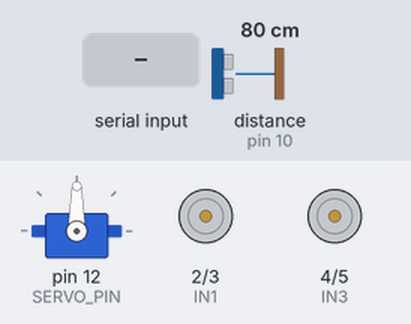
Simulated run of this sketch. Board: Arduino Uno, built with avr-gcc and run on an emulated ATmega328P. Parts: servo, motor-driver pin pairs drawn as motors (green arrow = first pin HIGH = forward, orange = second pin HIGH = backward, longer = more drive, scaled by the enable pin). Wiring (inferred from the names in the program): ultrasonic range finder: trigger pin 9; echo pin 10. The inputs (shaded band) are chosen by the test bench; at power-on: distance to the obstacle (sensor on pin 10) 80 cm. The echo pulse lasts 58.3 µs per cm.

Above: at 1.14 s.
1.6 s: distance to the obstacle (sensor on pin 10) set to 74 cm
At 2.35 s:
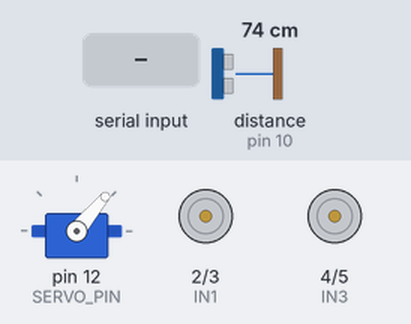
4.6 s: distance to the obstacle (sensor on pin 10) set to 67 cm
At 5.35 s:
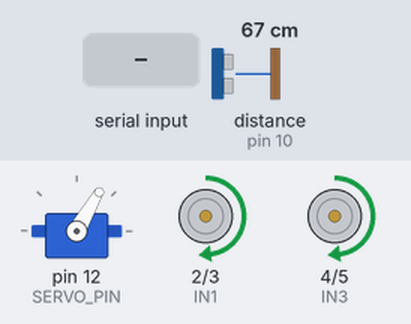
At 6.09 s:
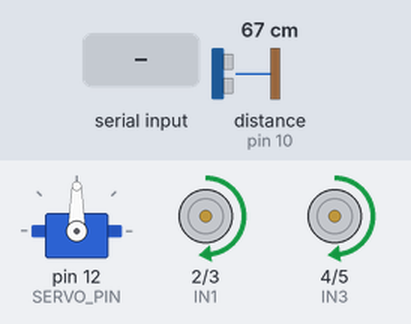
7.6 s: "F" received over Serial
At 7.69 s:
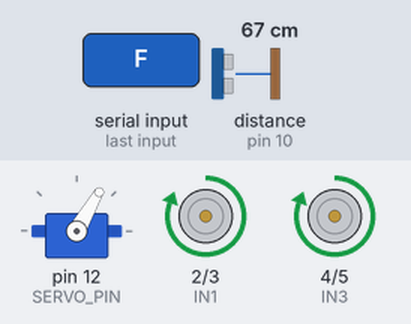
10.6 s: "B" received over Serial
13.6 s: "L" received over Serial
16.6 s: "R" received over Serial
Timing chart, 0 to 20.6 s (numbered marks = the images above; inputs shaded):
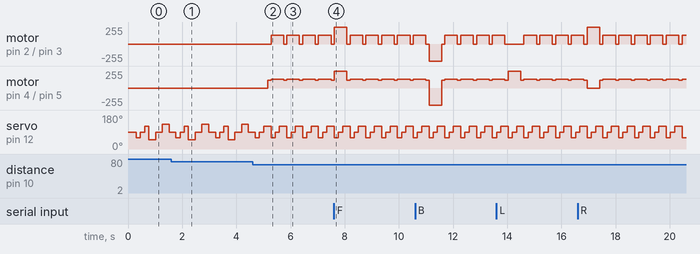

Measured:
- the behaviour switches between 72 and 71 cm on distance to the obstacle (sensor on pin 10) (found by bisection; images 1 and 2)
- after the input at 4.6 s, motor on pin 2 (IN1) / pin 3 (IN2): alternates forward 130/255 for 0.46 s and stopped for 0.12 s, starting after 0.68 s; motor on pin 4 (IN3) / pin 5 (IN4): alternates forward 130/255 for 0.46 s and forward 120/255 for 0.12 s, starting after 0.56 s
- by itself, servo on pin 12 (SERVO_PIN): repeats every 0.58 s: 60° 0.15 s, 90° 0.15 s, 120° 0.27 s

The sketch:

RC_car_auto_manual_hybrid.ino
```cpp
#include <Servo.h>

// ---------------- MOTOR PINS ----------------
int IN1 = 2;   // Left motor
int IN2 = 3;
int IN3 = 4;   // Right motor
int IN4 = 5;

int ENA = 6;   // PWM Left motor
int ENB = 11;  // PWM Right motor

// ---------------- SERVO + ULTRASONIC ----------------
#define TRIG 9
#define ECHO 10
#define SERVO_PIN 12

Servo head;

// ---------------- SPEED VALUES ----------------
int manualSpeed = 255;
int followSpeed = 130;
int turnSpeed   = 120;

// ---------------- FOLLOW DISTANCE RANGE ----------------
int minDist = 20;   // too close → back up
int maxDist = 70;   // too far → stop following

// ---------------- MODES ----------------
bool manualMode = true;
char command;

// ---------------- IDLE SCANNING ----------------
unsigned long lastSeenTime = 0;


// =========================================================
//                     ULTRASONIC
// =========================================================
long getDistance() {
  digitalWrite(TRIG, LOW);
  delayMicroseconds(2);
  digitalWrite(TRIG, HIGH);
  delayMicroseconds(10);
  digitalWrite(TRIG, LOW);

  long duration = pulseIn(ECHO, HIGH, 20000);
  if (duration == 0) return 999;
  return duration * 0.034 / 2;
}


// =========================================================
//                     MOTOR FUNCTIONS
// =========================================================
void stopMotors() {
  analogWrite(ENA, 0);
  analogWrite(ENB, 0);
  digitalWrite(IN1, LOW);
  digitalWrite(IN2, LOW);
  digitalWrite(IN3, LOW);
  digitalWrite(IN4, LOW);
}

void forward(int spd) {
  analogWrite(ENA, spd);
  analogWrite(ENB, spd);
  digitalWrite(IN1, HIGH);
  digitalWrite(IN2, LOW);
  digitalWrite(IN3, HIGH);
  digitalWrite(IN4, LOW);
}

void backward(int spd) {
  analogWrite(ENA, spd);
  analogWrite(ENB, spd);
  digitalWrite(IN1, LOW);
  digitalWrite(IN2, HIGH);
  digitalWrite(IN3, LOW);
  digitalWrite(IN4, HIGH);
}

void leftTurn(int spd) {
  analogWrite(ENA, 0);
  analogWrite(ENB, spd);
  digitalWrite(IN1, LOW);
  digitalWrite(IN2, LOW);
  digitalWrite(IN3, HIGH);
  digitalWrite(IN4, LOW);
}

void rightTurn(int spd) {
  analogWrite(ENA, spd);
  analogWrite(ENB, 0);
  digitalWrite(IN1, HIGH);
  digitalWrite(IN2, LOW);
  digitalWrite(IN3, LOW);
  digitalWrite(IN4, LOW);
}


// =========================================================
//                     IDLE LOOK AROUND
// =========================================================
void idleScan() {
  head.write(50); delay(250);
  head.write(90); delay(250);
  head.write(130); delay(250);
  head.write(90); delay(250);
}


// =========================================================
//                         SETUP
// =========================================================
void setup() {
  Serial.begin(9600);

  pinMode(IN1, OUTPUT);
  pinMode(IN2, OUTPUT);
  pinMode(IN3, OUTPUT);
  pinMode(IN4, OUTPUT);
  pinMode(ENA, OUTPUT);
  pinMode(ENB, OUTPUT);

  pinMode(TRIG, OUTPUT);
  pinMode(ECHO, INPUT);

  head.attach(SERVO_PIN);
  head.write(90);
  delay(300);

  stopMotors();
}


// =========================================================
//                         LOOP
// =========================================================
void loop() {

  // ---------------- BLUETOOTH COMMANDS ----------------
  if (Serial.available()) {
    command = toupper(Serial.read());

    if (command == 'M') {
      manualMode = true;
      stopMotors();
      Serial.println("MODE: MANUAL");
    }
    else if (command == 'A') {
      manualMode = false;
      stopMotors();
      Serial.println("MODE: AUTO FOLLOW-ME");
    }

    // ---------------- MANUAL MODE ----------------
    if (manualMode) {
      switch (command) {
        case 'F': forward(manualSpeed); break;
        case 'B': backward(manualSpeed); break;
        case 'L': leftTurn(manualSpeed); break;
        case 'R': rightTurn(manualSpeed); break;
        case 'S': stopMotors(); break;
      }
      return;  // Skip auto mode section
    }
  }


  // ==================================================
  //                AUTO FOLLOW-ME MODE
  // ==================================================
  int angles[3] = {60, 90, 120};
  long dist[3];

  for (int i = 0; i < 3; i++) {
    head.write(angles[i]);
    delay(150);
    dist[i] = getDistance();
  }

  // Find direction with shortest distance (closest target)
  int best = 0;
  if (dist[1] < dist[best]) best = 1;
  if (dist[2] < dist[best]) best = 2;

  long D = dist[best];

  // ---------------- PERSON NOT FOUND ----------------
  if (D > maxDist) {
    stopMotors();
    idleScan();
    return;
  }

  // ---------------- PERSON FOUND ----------------
  lastSeenTime = millis();

  // ---------------- TOO CLOSE → BACK UP ----------------
  if (D < minDist) {
    backward(followSpeed);
    delay(150);
    stopMotors();
    return;
  }

  // ---------------- TURN TOWARD PERSON ----------------
  if (best == 0) {
    leftTurn(turnSpeed);
    delay(120);
  }
  else if (best == 2) {
    rightTurn(turnSpeed);
    delay(120);
  }

  // ---------------- MOVE FORWARD ----------------
  forward(followSpeed);
}
```
